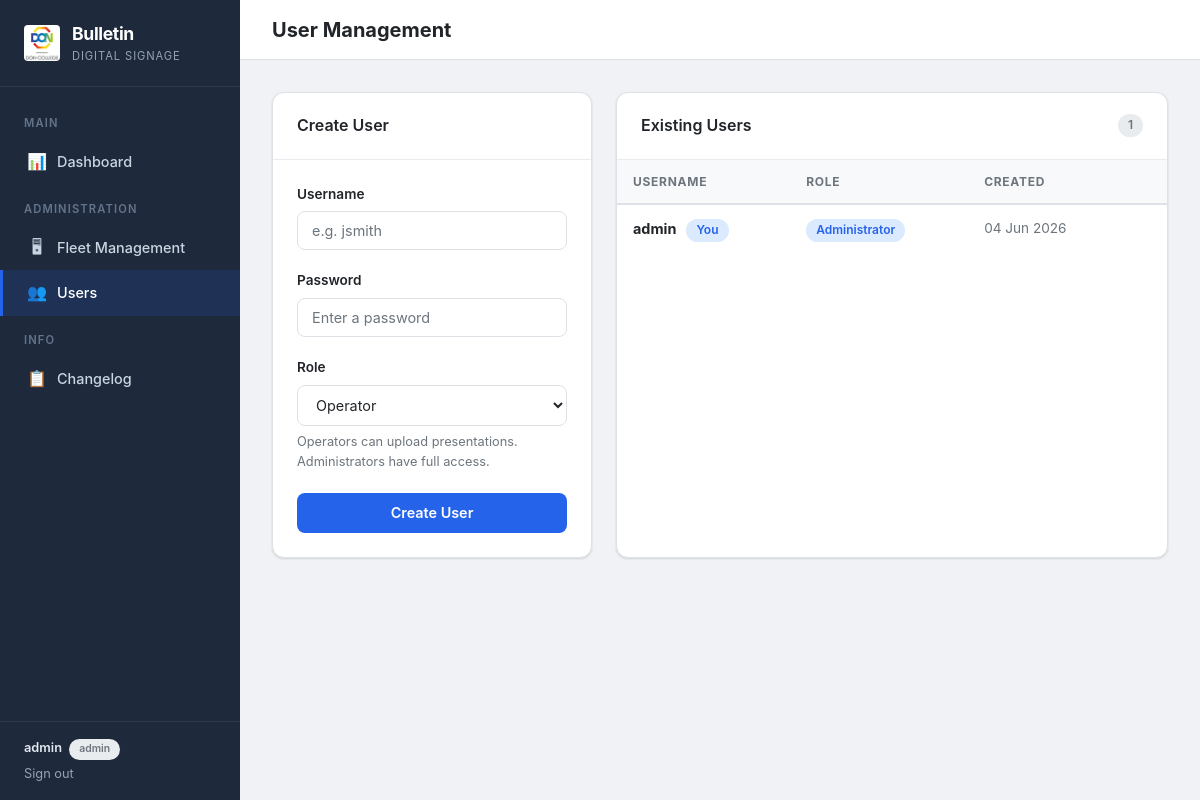
Screenshot of /users (signed in) with the database file from the repository.
### app.py (models this page shows, shortened)
class User(UserMixin, db.Model):
    id = db.Column(db.Integer, primary_key=True)
    username = db.Column(db.String(80), unique=True, nullable=False)
    password_hash = db.Column(db.String(256), nullable=False)
    role = db.Column(db.String(20), nullable=False, default='operator')  # 'admin' or 'operator'
    created_at = db.Column(db.DateTime, default=datetime.utcnow)
    def is_admin(self):
        return self.role == 'admin'

### app.py (the view)
@app.route('/users')
@login_required
@admin_required
def manage_users():
    users = User.query.all()
    return render_template('users.html', users=users)

### app.py (called while the page is built)
def admin_required(f):
    @wraps(f)
    def decorated_function(*args, **kwargs):
        if not current_user.is_authenticated or not current_user.is_admin():
            abort(403)
        return f(*args, **kwargs)
    return decorated_function

@login_manager.user_loader
def load_user(user_id):
    return User.query.get(int(user_id))

### templates/users.html (shortened to what this page needs)
<!DOCTYPE html>
<html>
<head>
    <link rel="stylesheet" href="{{ url_for('static', filename='style.css') }}">
</head>
<body>
    <div class="shell">
        <nav class="sidebar">
            <div class="sidebar__brand">
                <img src="{{ url_for('static', filename='donlogo.jpg') }}" alt="Don College">
                <div>
                    <div class="sidebar__brand-text">Bulletin</div>
                    <div class="sidebar__brand-sub">Digital Signage</div>
                </div>
            </div>
            <div class="sidebar__nav">
                <div class="sidebar__section">Main</div>
                <a href="/dashboard" class="sidebar__link">
                    <span class="sidebar__link-icon">📊</span> Dashboard
                </a>
                {% if current_user.is_admin() %}
                <div class="sidebar__section">Administration</div>
                <a href="/fleet" class="sidebar__link">
                    <span class="sidebar__link-icon">🖥</span> Fleet Management
                </a>
                <a href="/users" class="sidebar__link active">
                    <span class="sidebar__link-icon">👥</span> Users
                </a>
                {% endif %}
                <div class="sidebar__section">Info</div>
                <a href="/changelog" class="sidebar__link">
                    <span class="sidebar__link-icon">📋</span> Changelog
                </a>
            </div>
            <div class="sidebar__footer">
                <div class="sidebar__user">{{ current_user.username }}
                    <span class="badge badge--muted" style="font-size:.65rem; margin-left:4px;">{{ current_user.role }}</span>
                </div>
                <a href="/logout" style="color:#94a3b8; font-size:.8rem;">Sign out</a>
            </div>
        </nav>
        <div class="main">
            <header class="header">
                <div class="header__title">User Management</div>
            </header>
            <div class="content">
                <div style="display:grid; grid-template-columns: 320px 1fr; gap:24px;">
                    <div class="card">
                        <div class="card__header">
                            <div class="card__title">Create User</div>
                        </div>
                        <div class="card__body">
                            <form method="post" action="/users/create">
                                <div class="form-group">
                                    <label class="form-label" for="username">Username</label>
                                    <input class="form-input" type="text" id="username" name="username"
                                           placeholder="e.g. jsmith" required>
                                </div>
                                <div class="form-group">
                                    <label class="form-label" for="password">Password</label>
                                    <input class="form-input" type="password" id="password" name="password"
                                           placeholder="Enter a password" required>
                                </div>
                                <div class="form-group">
                                    <label class="form-label" for="role">Role</label>
                                    <select class="form-select" id="role" name="role">
                                        <option value="operator">Operator</option>
                                    </select>
                                    <div style="font-size:.8rem; color:var(--text-muted); margin-top:6px;">
                                        Operators can upload presentations. Administrators have full access.
                                    </div>
                                </div>
                                <button class="btn btn--primary" type="submit" style="width:100%;">Create User</button>
                            </form>
                        </div>
                    </div>
                    <div class="card">
                        <div class="card__header">
                            <div class="card__title">Existing Users</div>
                            <span class="badge badge--muted">{{ users|length }}</span>
                        </div>
                        <div class="card__body" style="padding:0;">
                            <div class="table-wrap">
                                <table>
                                    <thead>
                                        <tr>
                                            <th>Username</th>
                                            <th>Role</th>
                                            <th>Created</th>
                                            <th></th>
                                        </tr>
                                    </thead>
                                    <tbody>
                                    {% for u in users %}
                                    <tr>
                                        <td>
                                            <strong>{{ u.username }}</strong>
                                            {% if u.id == current_user.id %}
                                            <span class="badge badge--primary" style="margin-left:6px;">You</span>
                                            {% endif %}
                                        </td>
                                        <td>
                                            {% if u.is_admin() %}
                                            <span class="badge badge--primary">Administrator</span>
                                            {% else %}
                                            <span class="badge badge--muted">Operator</span>
                                            {% endif %}
                                        </td>
                                        <td style="color:var(--text-muted); font-size:.85rem;">
                                            {{ u.created_at.strftime('%d %b %Y') }}
                                        </td>
                                        <td style="text-align:right;">
                                        </td>
                                    </tr>
                                    {% endfor %}
                                    </tbody>
                                </table>
                            </div>
                        </div>
                    </div>
                </div>
            </div>
        </div>
    </div>
</body>
</html>

### rows the page displays
User: username "admin", role "admin", shows "You", shows "Administrator", created_at "04 Jun 2026"

### other values shown
{{ users|length }} "1"
